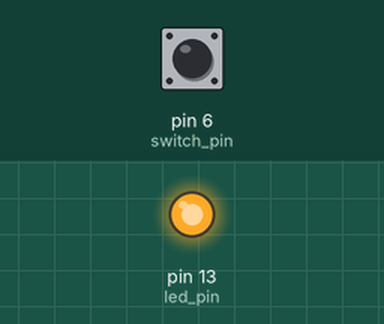
Recording of a sketch running on a simulated Arduino Uno, built with avr-gcc and run on an emulated ATmega328P. Shown: output pins drawn as LEDs (lit = HIGH). The test bench sets the inputs (shaded band); at power-on: pin 6 (switch_pin) HIGH.

Above: at 1.2 s.
1.3 s: pin 6 (switch_pin) pulled LOW for 0.15 s
At 1.37 s:
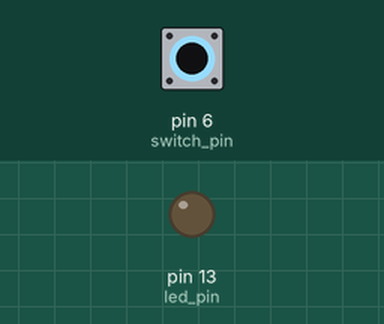
2.9 s: pin 6 (switch_pin) pulled LOW for 3.2 s
At 6.6 s:
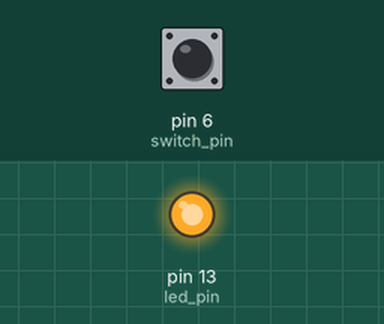
Timing chart, 0 to 8.1 s (numbered marks = the images above; inputs shaded):
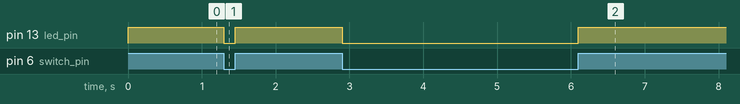

Measured:
- after the input at 1.3 s, pin 13 (led_pin): HIGH → LOW at once, → HIGH 0.15 s later
- after the input at 2.9 s, pin 13 (led_pin): HIGH → LOW at once, → HIGH 3.2 s later

The sketch:

fishfeeder.ino
```cpp
/*
  Switch blink
  blink after time limit expires
  pressing the switch resets the timer
*/

int led_pin = 13;
int switch_pin = 6;
int val = 0;

void setup() {
  pinMode(led_pin, OUTPUT);
  pinMode(switch_pin, INPUT);
}

void loop()
{
  val = digitalRead(switch_pin);
  digitalWrite(led_pin, val);


  /*
  digitalWrite(led_pin,HIGH);
  delay(500);

  digitalWrite(led_pin,LOW);

  delay(500);
  */

}
```
